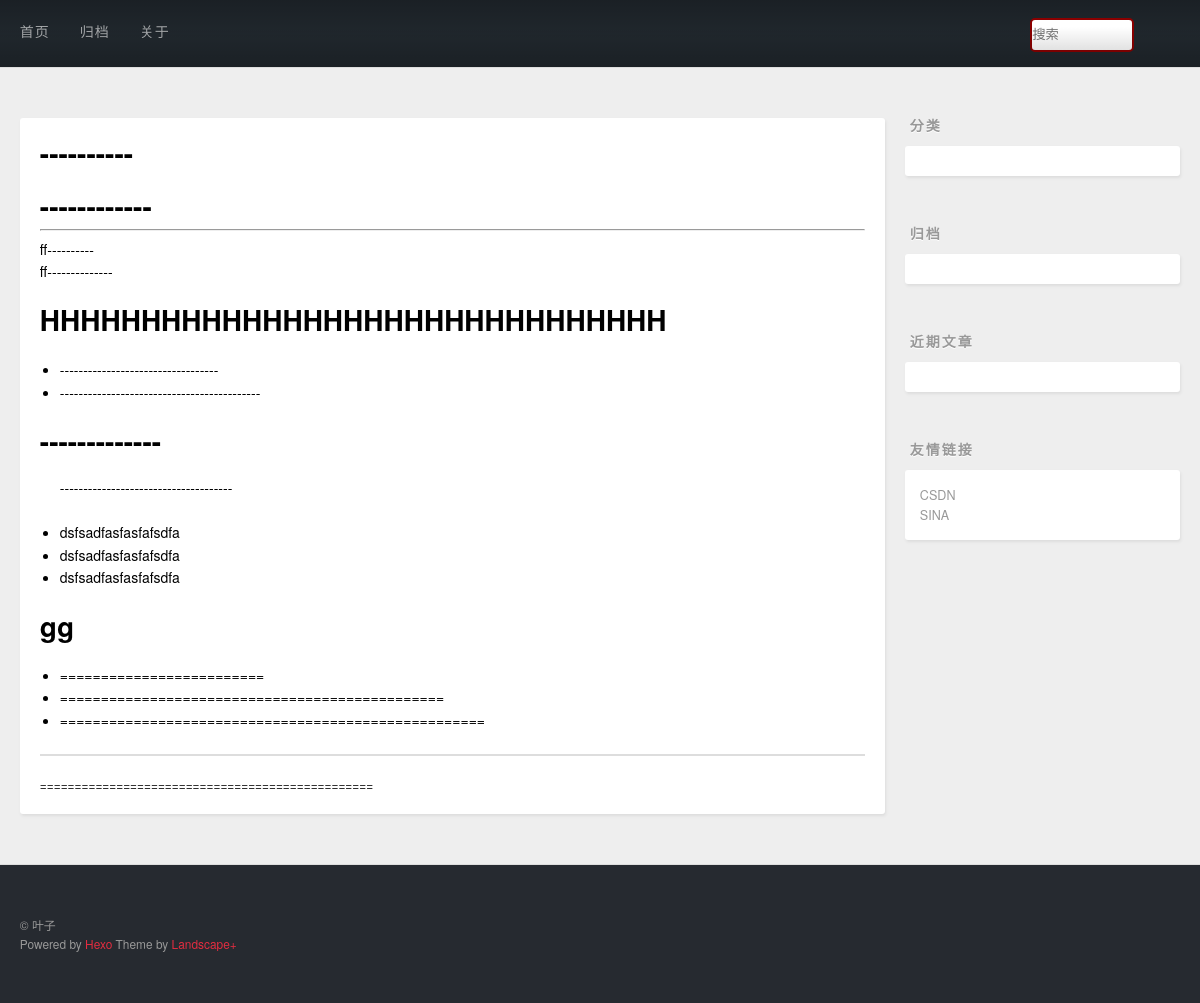
Page /aboutme/ on the earlier database version.
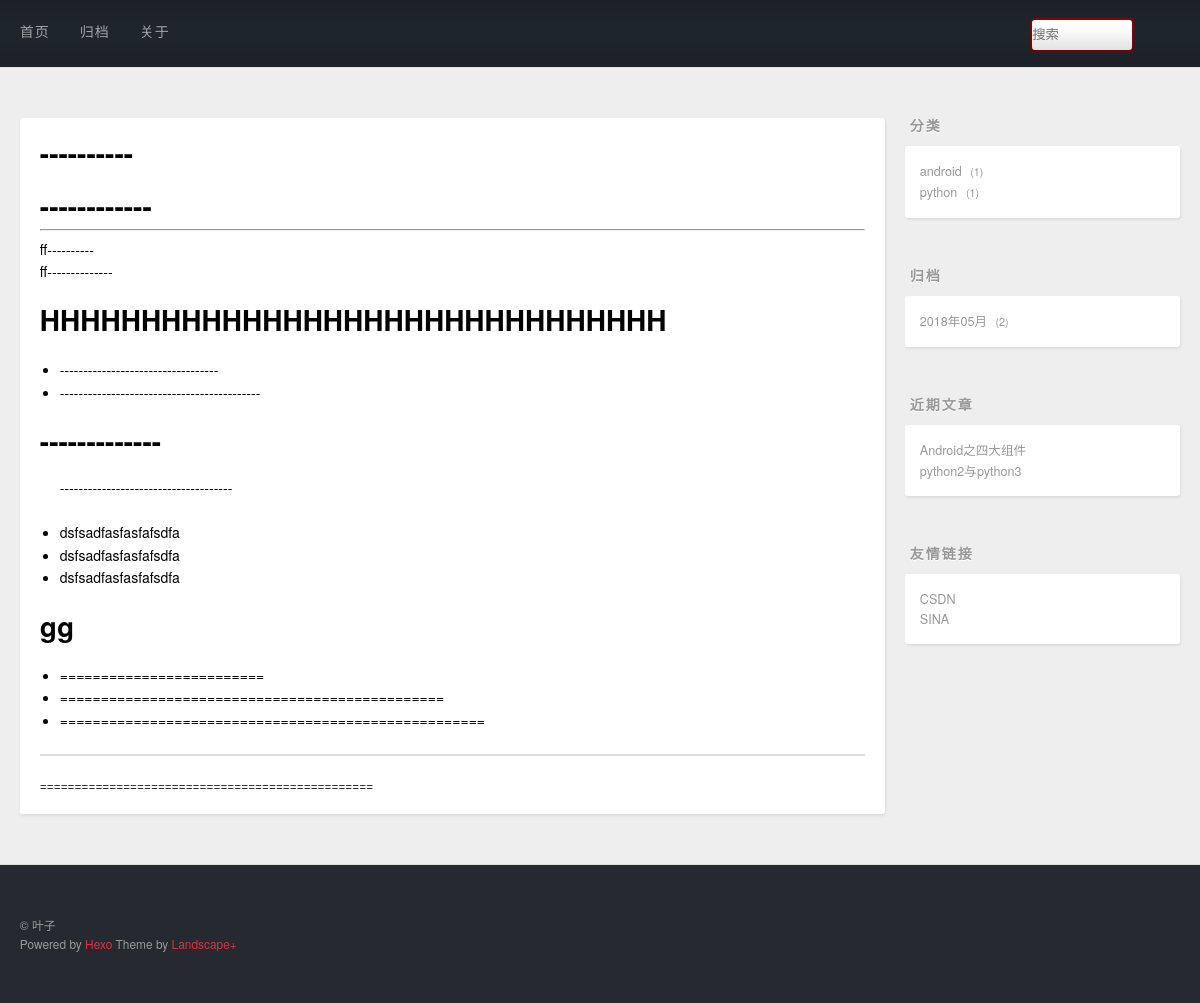
Same page on the later database version.
### post/models.py (models this page shows, shortened)
class Category(models.Model):
    cname = models.CharField(max_length=20,unique=True,verbose_name='类别名称')
    class Meta:
        db_table = 't_category'
        verbose_name_plural='类别'

class Post(models.Model):
    title = models.CharField(max_length=100,unique=True,verbose_name='标题')
    desc = models.TextField(verbose_name='描述')
    content = models.TextField(verbose_name='内容')
    created = models.DateField(auto_now_add=True,verbose_name='创建时间')
    modified = models.DateTimeField(auto_now=True,verbose_name='修改时间')
    category = models.ForeignKey(Category,verbose_name='目录')
    tags = models.ManyToManyField(Tags,verbose_name='标签')
    class Meta:
        db_table = 't_post'
        verbose_name_plural='帖子'

### post/views.py (the view)
# urls.py: url(r'^aboutme/$',views.aboutme_view),
def aboutme_view(request):
    return render(request, 'aboutme.html')

### post/contextprocessors.py (called while the page is built)
def getrightinfo(request):
    from django.db.models import Count
    cate_posts = Post.objects.values('category__cname', 'category').annotate(count=Count('*')).order_by('-count')
    from django.db import connection
    cursor = connection.cursor()
    archive_posts = cursor.execute("select created,count(*) as count from t_post group by strftime('%Y-%m',created) order by count desc")
    recent_posts = Post.objects.order_by('-id')[:3]
    return {
        'cate_posts': cate_posts,
        'recent_posts': recent_posts,
        'archive_posts':archive_posts
    }

### post/templates/aboutme.html
{% extends 'base.html' %}
{% block main %}
    <article class="article article-type-page">
        <div class="article-inner">
            <header class="article-header">
                <p class="article-title">
                    ----------
                </p>
                <br>
                <h1 class="article-title">
                    ------------
                </h1>
                <hr>
                <p class="article-tag-list-item">ff----------</p>
                <br>
                <p class="article-tag-list-item">ff--------------</p>
                <br>
                <br>
            </header>
            <div class="article-entry">
                <article class="article-title">HHHHHHHHHHHHHHHHHHHHHHHHHHHHHHH</article>
                <ul>
                    <li>----------------------------------</li>
                    <li>-------------------------------------------</li>
                </ul>
            </div>
            <div class="article-entry">
                <article class="article-title">-------------</article>
                <article class="article-header">
                    -------------------------------------
                </article>
                <ul>
                    <li>dsfsadfasfasfafsdfa</li>
                    <li>dsfsadfasfasfafsdfa</li>
                    <li>dsfsadfasfasfafsdfa</li>
                </ul>
            </div>
            <div class="article-entry">
                <article class="article-title">gg</article>
                <ul>
                    <li>=========================</li>
                    <li>===============================================</li>
                    <li>====================================================</li>
                </ul>
            </div>
            <div class="article-footer">
                ================================================
            </div>
        </div>
    </article>
{% endblock main %}

### templates/right.html
<aside id="sidebar">
    <div class="widget-wrap">
        <h3 class="widget-title">分类</h3>
        <div class="widget">
            <ul class="category-list">
                {% for cate_post in cate_posts %}
                    <li class="category-list-item">
                        <a class="category-list-link"
                           href="/category/{{ cate_post.category }}">{{ cate_post.category__cname }}</a>
                        <span class="category-list-count">{{ cate_post.count }}</span>
                    </li>
                {% endfor %}
            </ul>
        </div>
    </div>
    <div class="widget-wrap">
        <h3 class="widget-title">归档</h3>
        <div class="widget">
            <ul class="archive-list">
                {% for archive_post in archive_posts %}
                    <li class="archive-list-item">
                        <a class="archive-list-link" href="/archive/{{ archive_post.0|date:'Y' }}/{{ archive_post.0|date:'m' }}"> {{ archive_post.0|date:'Y年m月' }} </a>
                        <span class="archive-list-count">{{ archive_post.1 }}</span>
                    </li>
                {% endfor %}
            </ul>
        </div>
    </div>
    <div class="widget-wrap">
        <h3 class="widget-title">近期文章</h3>
        <div class="widget">
            <ul>
                {% for recent_post in recent_posts %}
                    <li>
                        <a href="/post/{{ recent_post.id }}" target="_blank">{{ recent_post.title }}</a>
                    </li>
                {% endfor %}
            </ul>
        </div>
    </div>
    <div class="widget-wrap">
        <h3 class="widget-title">友情链接</h3>
        <div class="widget">
            <ul>
                <li>
                    <a href="https://blog.csdn.net/" target="_blank">CSDN</a>
                </li>
                <li>
                    <a href="http://blog.sina.com.cn/" target="_blank">SINA</a>
                </li>
            </ul>
        </div>
    </div>
</aside>

Differences in the rows shown:
added Category: category__cname "android", count "1"
added Category: category__cname "python", count "1"
added Post: title "Android之四大组件"
added Post: title "python2与python3"
Other differences:
new list line: "2018年05月 2"
